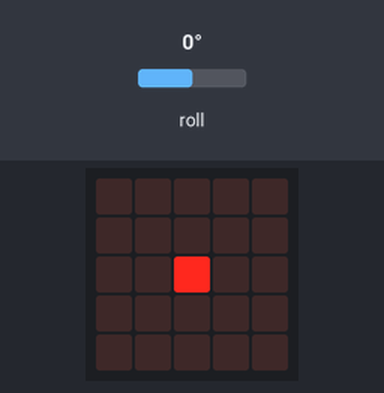
The program below on a simulated BBC micro:bit (MakeCode). On the bench: the board's 5×5 LED display. The test bench sets the inputs (shaded band); at power-on: roll 0°.

Above: at 1.2 s.
1.3 s: roll set to -172°
At 2.1 s:
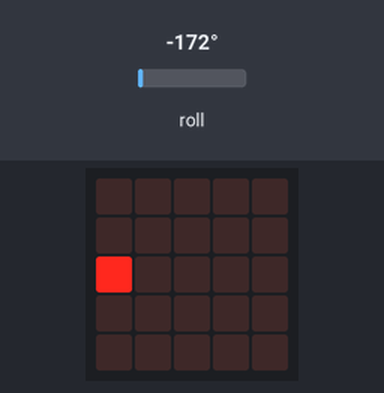
2.9 s: roll set to -1°
4.4 s: roll set to 2°
At 5.1 s:
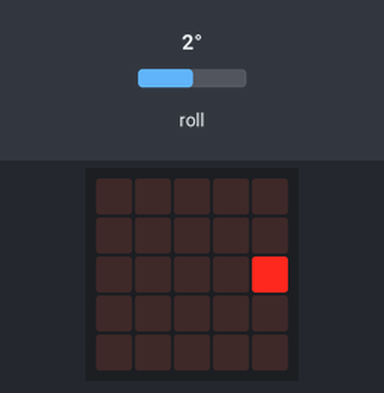
6.3 s: roll set to -90°
At 6.45 s:
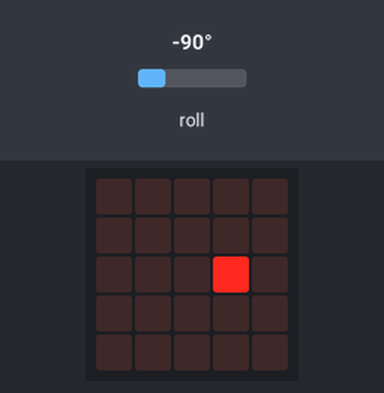
8.2 s: roll set to 90°
At 8.26 s:
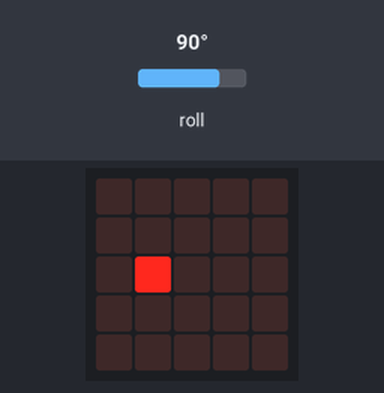
Timing chart, 0 to 11.0 s (numbered marks = the images above; inputs shaded):
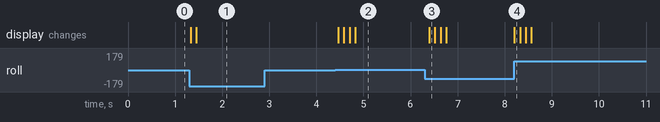

Measured:
- the behaviour switches between 0 and 1° on roll (found by bisection; images 1 and 2)
- after the input at 1.3 s, the display: first changes at once (image 1 shows a later state)
- after the input at 2.9 s, every drawn part: stays the same
- after the input at 4.4 s, the display: first changes after 0.07 s (image 2 shows a later state)
- after the input at 6.3 s, the display: changes after 0.10 s (image 3)
- after the input at 8.2 s, the display: changes at once (image 4)

The program:

main.ts
```typescript
let x = 2
let y = 2
basic.forever(function () {
    led.unplot(x, y)
    if (input.rotation(Rotation.Roll) < 0) {
        x += -1
        if (x < 0) {
            x = 0
        }
    }
    if (input.rotation(Rotation.Roll) > 0) {
        x += 1
        if (x > 4) {
            x = 4
        }
    }
    led.plot(x, y)
    basic.pause(100)
})
```

test.ts
```typescript
// ide kerülnek a tesztek; a rendszer ezt nem kompilálja, ha a csomagot bővítményként használják.
```
